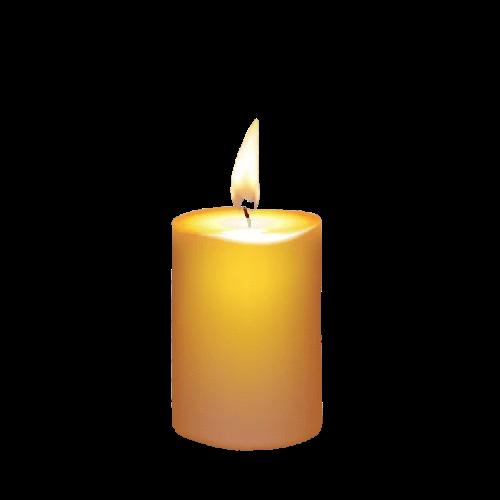
#> input picture candle-volume-reconstruction/candle.jpg, 500 x 500 px
$ python main.py
#> lines starting #> are read from the running program, lines starting #| are printed output that depends on the picture; after the words box and inside, x2 and y2 are one past the last pixel; in counts of white or black regions, pixels touching at a corner belong together
import cv2
import numpy as np
import matplotlib.pyplot as plt
from scipy.interpolate import UnivariateSpline
import os


# ============================================================
# 1) Load image, detect candle body profile (z, radius)
# ============================================================
def detect_profile(image_path: str):
    if not os.path.exists(image_path):
        raise FileNotFoundError(f"Image not found: {image_path}")

    img = cv2.imread(image_path)
    if img is None:
        raise ValueError("Image failed to load. Wrong format or corrupted file.")

    gray = cv2.cvtColor(img, cv2.COLOR_BGR2GRAY)

    # Remove black background
    _, thresh = cv2.threshold(gray, 10, 255, cv2.THRESH_BINARY)

    # Canny edges
    edges = cv2.Canny(thresh, 80, 200)

    # Keep only largest connected component (the candle)
    num_labels, labels, stats, _ = cv2.connectedComponentsWithStats(
        edges, connectivity=8,
    )
    if num_labels <= 1:
        raise ValueError("No edges detected.")

    largest = 1 + np.argmax(stats[1:, cv2.CC_STAT_AREA])
    clean_edges = np.zeros_like(edges, dtype=np.uint8)
    clean_edges[labels == largest] = 255

    h, w = clean_edges.shape

    # --- width per row -> use it to drop flame rows ---
    widths = np.zeros(h, dtype=float)
    for y in range(h):
        xs = np.where(clean_edges[y, :] > 0)[0]
        if xs.size > 0:
            widths[y] = xs.max() - xs.min()

    max_width = widths.max()
    if max_width == 0:
        raise ValueError("No candle contour found.")

    # Keep only "wide" rows (candle body, not flame)
    body_rows = np.where(widths >= 0.3 * max_width)[0]
    if body_rows.size == 0:
        raise ValueError("No rows classified as candle body.")

    z_vals = []
    radii = []

    for y in body_rows:
        xs = np.where(clean_edges[y, :] > 0)[0]
        if xs.size < 2:
            continue

        left = xs.min()
        right = xs.max()
        width = right - left
        radius = width / 2.0  # half width is outer radius

        z_vals.append(y)
        radii.append(radius)

    z_vals = np.array(z_vals, dtype=float)
    radii = np.array(radii, dtype=float)

    if z_vals.size == 0:
        raise ValueError("No valid body points after filtering.")

    # Normalize height: 0 (top) .. 1 (bottom)
    z_vals = (z_vals - z_vals.min()) / (z_vals.max() - z_vals.min())

    # Normalize radius: 0 .. 1
    radii = radii / radii.max()

    return z_vals, radii, img, clean_edges


# ============================================================
# 2) Fit spline r(z) to radius profile
# ============================================================
def fit_spline(z, r):
    idx = np.argsort(z)
    z_sorted, r_sorted = z[idx], r[idx]
    spline = UnivariateSpline(z_sorted, r_sorted, s=1e-4)
    return spline


# ============================================================
# Helper: radius profile (slight flattening at very top)
# ============================================================
def radius_profile(spline, z, flat_height=0.03):
    """
    spline : UnivariateSpline r(z)
    z      : scalar or array, in [0,1]
    flat_height : small band near the top with constant radius
    """
    z_arr = np.asarray(z, dtype=float)
    r = spline(z_arr)
    r = np.clip(r, 0.0, None)

    # keep radius constant in very thin band near top (vertical wall)
    r_flat = float(np.clip(spline(flat_height), 0.0, None))
    mask = z_arr <= flat_height
    r = np.where(mask, r_flat, r)

    if np.ndim(z) == 0:
        return float(r)
    return r


# ============================================================
# 3) Compute volume of body of revolution
# ============================================================
def compute_volume(spline, num=1000):
    z = np.linspace(0.0, 1.0, num)
    r = radius_profile(spline, z)
    integrand = np.pi * r**2
    vol = np.trapezoid(integrand, z)
    return float(vol)


# ============================================================
# 4) Create plots: edges, profile, 3D reconstruction
# ============================================================
def make_plots(img, edges, z, r_raw, spline):
    os.makedirs("plots", exist_ok=True)

    # ---------- Plot 1: Original + cleaned edges ----------
    fig, ax = plt.subplots(1, 2, figsize=(12, 6))
    ax[0].imshow(cv2.cvtColor(img, cv2.COLOR_BGR2RGB))
    ax[0].set_title("Original image")
    ax[0].axis("off")

    ax[1].imshow(edges, cmap="gray")
    ax[1].set_title("Canny edges (cleaned)")
    ax[1].axis("off")

    plt.tight_layout()
    plt.savefig("plots/01_edges.png", dpi=300)
    plt.close()

    # ---------- Plot 2: Radius profile & spline ----------
    z_s = np.linspace(0.0, 1.0, 400)
    r_s = radius_profile(spline, z_s)

    plt.figure(figsize=(6, 8))
    plt.plot(r_raw, z, "ko", markersize=3, label="Silhouette points")
    plt.plot(r_s, z_s, "r-", linewidth=2, label="Spline")

    plt.gca().invert_yaxis()
    plt.title("Candle radius profile")
    plt.xlabel("Normalized radius")
    plt.ylabel("Normalized height (z)")
    plt.legend()

    plt.tight_layout()
    plt.savefig("plots/02_profile.png", dpi=300)
    plt.close()

    # ---------- Plot 3: 3D reconstruction ----------
    from mpl_toolkits.mplot3d import Axes3D  # noqa: F401

    theta = np.linspace(0, 2 * np.pi, 250)
    z_grid = np.linspace(0.0, 1.0, 250)
    theta, z_grid = np.meshgrid(theta, z_grid)

    r3d = radius_profile(spline, z_grid)
    r3d = np.clip(r3d, 0.0, None)

    X = r3d * np.cos(theta)
    Y = r3d * np.sin(theta)

    # ---- FLAT TOP CAP FOR SIDE SURFACE ----
    Z_side = z_grid.copy()
    flat_cap_height = 0.15   # top 15% becomes perfectly flat
    Z_side[z_grid <= flat_cap_height] = 0.0

    cmap = plt.get_cmap("Oranges")
    colors = cmap(0.3 + 0.7 * (1 - Z_side))

    fig = plt.figure(figsize=(8, 10))
    ax = fig.add_subplot(111, projection="3d")

    # side with flattened top
    ax.plot_surface(
        X, Y, Z_side,
        facecolors=colors,
        alpha=0.95,
        edgecolor="none",
        rstride=3,
        cstride=3,
    )

    # ---------- Top: outer flat ring + inner pressed bowl ----------
    tt = np.linspace(0, 2 * np.pi, 200)
    r_top = float(radius_profile(spline, 0.0))
    r_pool = 0.6 * r_top      # inner pool radius
    depression = 0.08         # depth of central pressed region

    # 1) Outer flat ring: r ∈ [r_pool, r_top], Z=0
    rr_ring = np.linspace(r_pool, r_top, 50)
    RR_ring, TT_ring = np.meshgrid(rr_ring, tt)
    X_ring = RR_ring * np.cos(TT_ring)
    Y_ring = RR_ring * np.sin(TT_ring)
    Z_ring = np.zeros_like(RR_ring)

    top_ring_col = np.array(cmap(0.95))
    ring_colors = np.repeat(top_ring_col[None, :], RR_ring.size, axis=0).reshape(
        RR_ring.shape + (4,),
    )
    ax.plot_surface(
        X_ring, Y_ring, Z_ring,
        facecolors=ring_colors,
        alpha=0.97,
        edgecolor="none",
    )

    # 2) Inner concave bowl: r ∈ [0, r_pool], pressed down
    rr_pool = np.linspace(0.0, r_pool, 60)
    RR_pool, TT_pool = np.meshgrid(rr_pool, tt)
    X_pool = RR_pool * np.cos(TT_pool)
    Y_pool = RR_pool * np.sin(TT_pool)

    # at r=r_pool -> Z=0; at r=0 -> Z=depression (deepest point)
    Z_pool = depression * (1.0 - (RR_pool / r_pool) ** 2)

    pool_col = np.array(cmap(0.8))
    pool_colors = np.repeat(pool_col[None, :], RR_pool.size, axis=0).reshape(
        RR_pool.shape + (4,),
    )
    ax.plot_surface(
        X_pool, Y_pool, Z_pool,
        facecolors=pool_colors,
        alpha=0.99,
        edgecolor="none",
    )

    # ---------- Bottom disk ----------
    rr_bot = np.linspace(0.0, float(radius_profile(spline, 1.0)), 80)
    RRb, TTb = np.meshgrid(rr_bot, tt)
    X_bot = RRb * np.cos(TTb)
    Y_bot = RRb * np.sin(TTb)
    Z_bot = np.ones_like(RRb)

    bot_col = np.array(cmap(0.3))
    bot_colors = np.repeat(bot_col[None, :], RRb.size, axis=0).reshape(
        RRb.shape + (4,),
    )
    ax.plot_surface(
        X_bot, Y_bot, Z_bot,
        facecolors=bot_colors,
        alpha=0.95,
        edgecolor="none",
    )

    ax.set_box_aspect((1, 1, 2))
    ax.view_init(elev=20, azim=40)

    r_max = float(r3d.max()) * 1.1
    ax.set_xlim(-r_max, r_max)
    ax.set_ylim(-r_max, r_max)
    ax.set_zlim(0.0, 1.05)

    ax.set_title("3D Reconstruction of Candle (Flat Top + Pressed Center)")
    ax.set_xlabel("x")
    ax.set_ylabel("y")
    ax.set_zlabel("z (height)")
    ax.grid(False)

    plt.tight_layout()
    plt.savefig("plots/03_3d.png", dpi=300)
    plt.close()


# ============================================================
# 5) MAIN
# ============================================================
def main():
    image_path = "candle.jpg"   # your 2D candle image

    z, r, img, edges = detect_profile(image_path)
#> in detect_profile, img is the input picture: shape (500, 500, 3); mean B, G, R 11.1, 23.7, 31.6
#> in detect_profile, `gray = cv2.cvtColor(img, cv2.COLOR_BGR2GRAY)`:
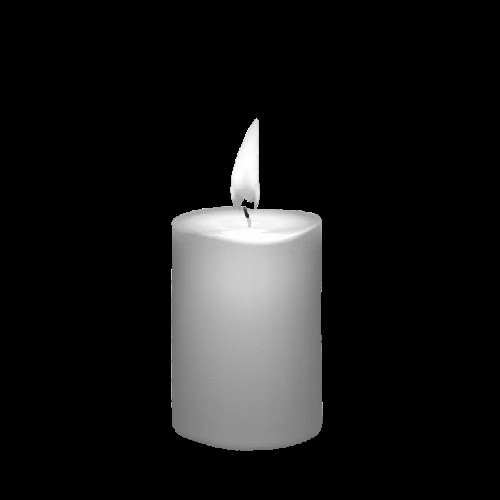
#> gray: shape (500, 500); min 0, max 255, mean 24.6
#> in detect_profile, `_, thresh = cv2.threshold(gray, 10, 255, cv2.THRESH_BINARY)`:
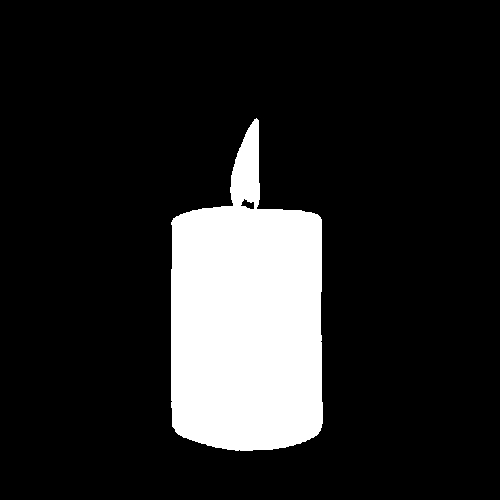
#> thresh: shape (500, 500); 14.9% white; 1 white region, box (x1, y1, x2, y2) and area: (171, 118, 323, 451) 37232
#> in detect_profile, `edges = cv2.Canny(thresh, 80, 200)`:
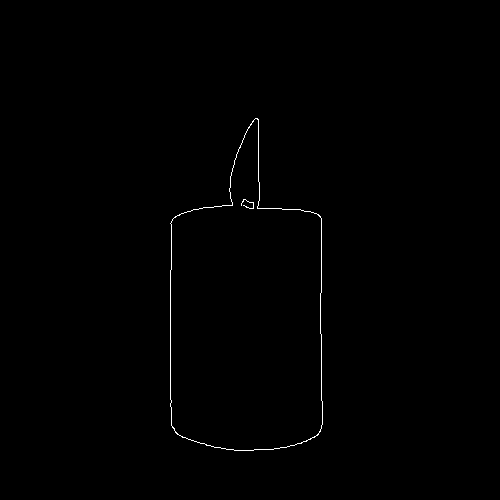
#> edges: shape (500, 500); 0.37% white in thin lines or dots, all inside (x1, y1, x2, y2) = (170, 118, 323, 451)
#> in detect_profile, `num_labels, labels, stats, _ = cv2.connectedComponentsWithStats( edges..`: labels: shape (500, 500) int32; 3 distinct labels, from 0 to 2
#> in detect_profile, `num_labels, labels, stats, _ = cv2.connectedComponentsWithStats( edges..`: num_labels = 3; stats = [[0, 0, 500, 500, 249068], [170, 118, 153, 333, 897], [241, 199, 13, 10, 35]]
#> in detect_profile, `largest = 1 + np.argmax(stats[1:, cv2.CC_STAT_AREA])`: largest = 1
#> z = 243 values from 0 to 1; r = 243 values, max 1 at index 196, min 0.309 at index 242, mean 0.96
    spline = fit_spline(z, r)
#> in fit_spline, `idx = np.argsort(z)`: idx = 243 values from 0 to 242
#> in fit_spline, `z_sorted, r_sorted = z[idx], r[idx]`: z_sorted = 243 values from 0 to 1; r_sorted has the same summary as r in main

    volume = compute_volume(spline)
#> volume = 2.97
    print(f"Estimated normalized volume (unitless): {volume:.4f}")
#| Estimated normalized volume (unitless): 2.9656

    make_plots(img, edges, z, r, spline)
#> in make_plots, `plt.savefig("plots/01_edges.png", dpi=300)`:
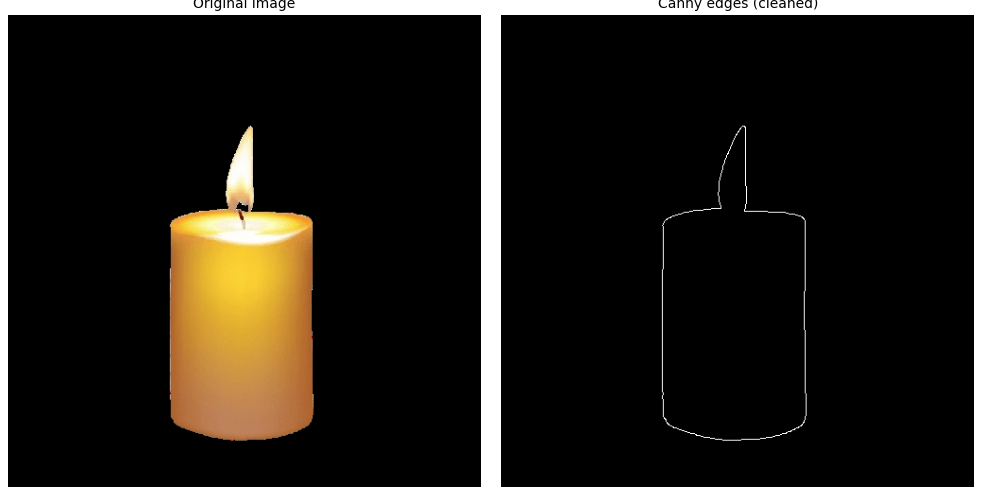
#> figure drawn by matplotlib, 2 panels
#> in make_plots, `plt.savefig("plots/02_profile.png", dpi=300)`:
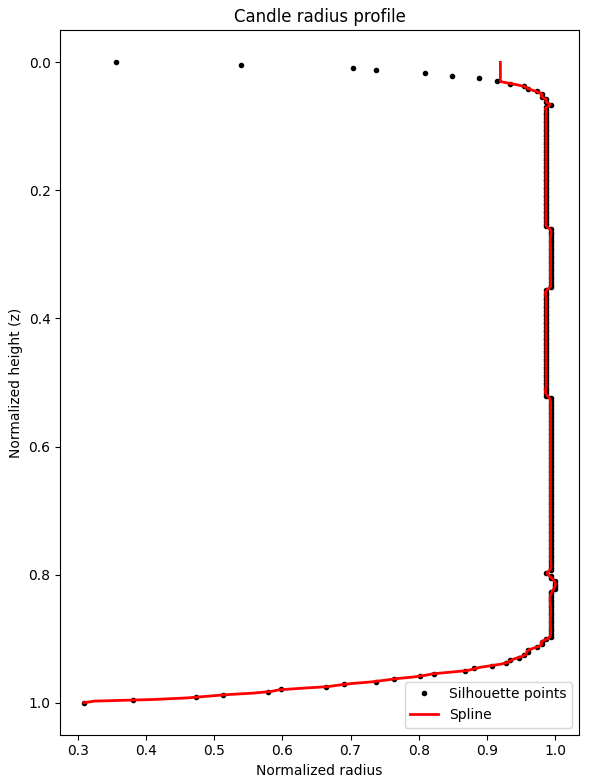
#> figure drawn by matplotlib, 1 panel
#> in make_plots, `plt.savefig("plots/03_3d.png", dpi=300)`:
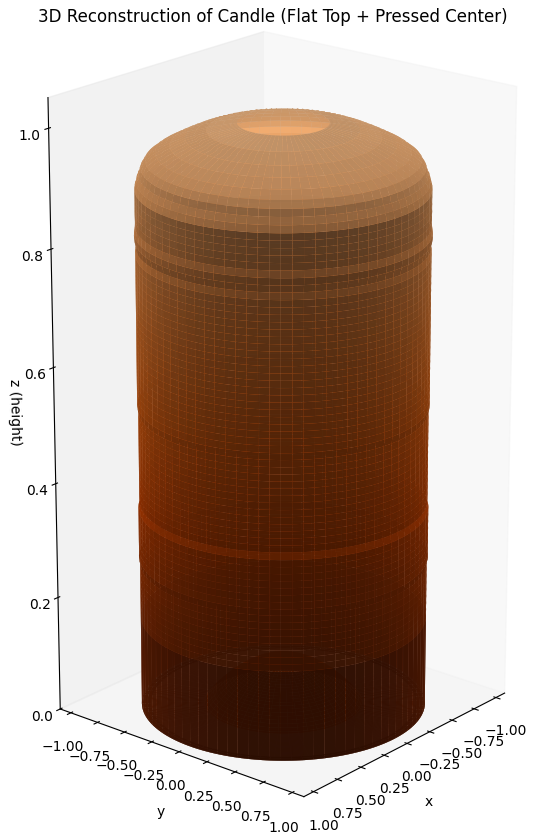
#> figure drawn by matplotlib, 1 panel
    print("All plots saved in 'plots' folder.")


if __name__ == "__main__":
    main()
